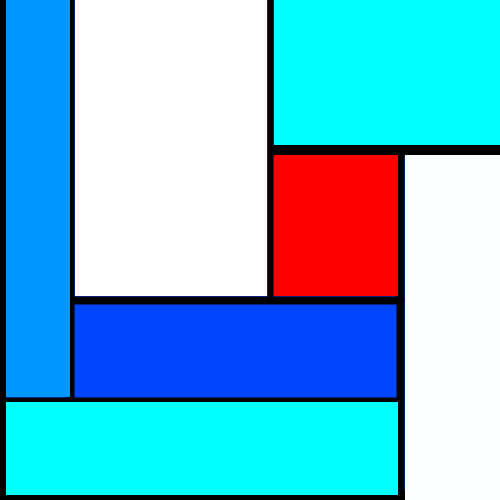
Frame 1 (no input)
Frame 60 (the mouse pressed at the canvas centre just before this capture): identical to frame 1, image omitted
Frame 120 (the mouse held since frame 60 and released just before this capture): identical to frame 1, image omitted

The Processing sketch that drew this single still picture (run headless with seeded random() and noise(); from frame 60 on, the mouse is pressed at the canvas centre):

// Processing sketch: processing_113964
// ── processing_113964.pde

void setup(){
size(500,500);
smooth();
background(0,70,255);}

void draw(){
  
  strokeWeight(12);
  line (0,0,0,500);
  
  strokeWeight(8);
  line(70,0,70,400);
  
   strokeWeight(6);
  line(270,0,270,300);
  
   strokeWeight(8);
  line(400,150,400,500);


 strokeWeight(12);
  line(275,150,500,150);
  
   strokeWeight(8);
  line(70,300,400,300);
  
   strokeWeight(6);
  line(0,400,400,400);
  
   strokeWeight(20);
  line(0,500,500,500);
  
  
 pushMatrix();
translate(274,0);
noStroke();
fill(0,255,255);
rect(0,0,240,145);

popMatrix();
  
 pushMatrix();

translate(405,155);
noStroke();
fill(250,255,255,255);
rect(0,0,95,365);
 
popMatrix();

 pushMatrix();

translate(6,402);
noStroke();
fill(0,255,255);
rect(0,0,392,93);
 
popMatrix();

 pushMatrix();

translate(6,0);
noStroke();
fill(0,150,255);
rect(0,0,64,397);
 
popMatrix();

 pushMatrix();

translate(274,155);
noStroke();
fill(255,0,0);
rect(0,0,124,141);
 
popMatrix();
  
   pushMatrix();

translate(75,0);
noStroke();
fill(255,255,255);
rect(0,0,192,296);
 
popMatrix();
  

}
  
